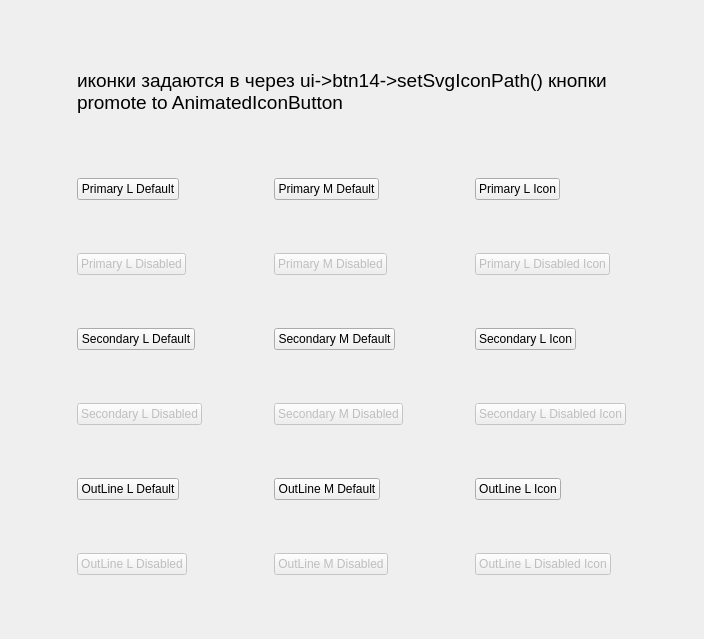
<?xml version="1.0" encoding="UTF-8"?>
<ui version="4.0">
 <class>buttons_example</class>
 <widget class="QWidget" name="buttons_example">
  <property name="geometry">
   <rect>
    <x>0</x>
    <y>0</y>
    <width>704</width>
    <height>639</height>
   </rect>
  </property>
  <property name="sizePolicy">
   <sizepolicy hsizetype="Minimum" vsizetype="Maximum">
    <horstretch>0</horstretch>
    <verstretch>0</verstretch>
   </sizepolicy>
  </property>
  <property name="mouseTracking">
   <bool>false</bool>
  </property>
  <property name="windowTitle">
   <string>Form</string>
  </property>
  <layout class="QGridLayout" name="gridLayout">
   <item row="6" column="0">
    <widget class="QPushButton" name="pushButton_11">
     <property name="enabled">
      <bool>false</bool>
     </property>
     <property name="sizePolicy">
      <sizepolicy hsizetype="Maximum" vsizetype="Maximum">
       <horstretch>0</horstretch>
       <verstretch>0</verstretch>
      </sizepolicy>
     </property>
     <property name="autoFillBackground">
      <bool>true</bool>
     </property>
     <property name="text">
      <string>OutLine L Disabled</string>
     </property>
     <property name="ButtonType" stdset="0">
      <string>Default</string>
     </property>
     <property name="Size" stdset="0">
      <string>L</string>
     </property>
     <property name="Variant" stdset="0">
      <string>outline</string>
     </property>
    </widget>
   </item>
   <item row="4" column="0">
    <widget class="QPushButton" name="pushButton_7">
     <property name="enabled">
      <bool>false</bool>
     </property>
     <property name="sizePolicy">
      <sizepolicy hsizetype="Maximum" vsizetype="Maximum">
       <horstretch>0</horstretch>
       <verstretch>0</verstretch>
      </sizepolicy>
     </property>
     <property name="autoFillBackground">
      <bool>true</bool>
     </property>
     <property name="text">
      <string>Secondary L Disabled</string>
     </property>
     <property name="ButtonType" stdset="0">
      <string>Default</string>
     </property>
     <property name="Size" stdset="0">
      <string>L</string>
     </property>
     <property name="Variant" stdset="0">
      <string>secondary</string>
     </property>
    </widget>
   </item>
   <item row="3" column="0">
    <widget class="QPushButton" name="pushButton_2">
     <property name="sizePolicy">
      <sizepolicy hsizetype="Maximum" vsizetype="Maximum">
       <horstretch>0</horstretch>
       <verstretch>0</verstretch>
      </sizepolicy>
     </property>
     <property name="autoFillBackground">
      <bool>true</bool>
     </property>
     <property name="text">
      <string>Secondary L Default</string>
     </property>
     <property name="ButtonType" stdset="0">
      <string>Default</string>
     </property>
     <property name="Size" stdset="0">
      <string>L</string>
     </property>
     <property name="Variant" stdset="0">
      <string>secondary</string>
     </property>
    </widget>
   </item>
   <item row="2" column="0">
    <widget class="QPushButton" name="pushButton_5">
     <property name="enabled">
      <bool>false</bool>
     </property>
     <property name="sizePolicy">
      <sizepolicy hsizetype="Maximum" vsizetype="Maximum">
       <horstretch>0</horstretch>
       <verstretch>0</verstretch>
      </sizepolicy>
     </property>
     <property name="autoFillBackground">
      <bool>true</bool>
     </property>
     <property name="text">
      <string>Primary L Disabled</string>
     </property>
     <property name="checkable">
      <bool>false</bool>
     </property>
     <property name="Variant" stdset="0">
      <string>primary</string>
     </property>
     <property name="ButtonType" stdset="0">
      <string>Default</string>
     </property>
     <property name="Size" stdset="0">
      <string>L</string>
     </property>
    </widget>
   </item>
   <item row="4" column="1">
    <widget class="QPushButton" name="pushButton_8">
     <property name="enabled">
      <bool>false</bool>
     </property>
     <property name="sizePolicy">
      <sizepolicy hsizetype="Maximum" vsizetype="Maximum">
       <horstretch>0</horstretch>
       <verstretch>0</verstretch>
      </sizepolicy>
     </property>
     <property name="autoFillBackground">
      <bool>true</bool>
     </property>
     <property name="text">
      <string>Secondary M Disabled</string>
     </property>
     <property name="ButtonType" stdset="0">
      <string>Default</string>
     </property>
     <property name="Size" stdset="0">
      <string>M</string>
     </property>
     <property name="Variant" stdset="0">
      <string>secondary</string>
     </property>
    </widget>
   </item>
   <item row="5" column="0">
    <widget class="QPushButton" name="pushButton_12">
     <property name="sizePolicy">
      <sizepolicy hsizetype="Maximum" vsizetype="Maximum">
       <horstretch>0</horstretch>
       <verstretch>0</verstretch>
      </sizepolicy>
     </property>
     <property name="autoFillBackground">
      <bool>true</bool>
     </property>
     <property name="text">
      <string>OutLine L Default</string>
     </property>
     <property name="ButtonType" stdset="0">
      <string>Default</string>
     </property>
     <property name="Size" stdset="0">
      <string>L</string>
     </property>
     <property name="Variant" stdset="0">
      <string>outline</string>
     </property>
    </widget>
   </item>
   <item row="6" column="2">
    <widget class="AnimatedIconButton" name="pushButton_22">
     <property name="enabled">
      <bool>false</bool>
     </property>
     <property name="sizePolicy">
      <sizepolicy hsizetype="Maximum" vsizetype="Maximum">
       <horstretch>0</horstretch>
       <verstretch>0</verstretch>
      </sizepolicy>
     </property>
     <property name="autoFillBackground">
      <bool>true</bool>
     </property>
     <property name="text">
      <string>OutLine L Disabled Icon</string>
     </property>
     <property name="ButtonType" stdset="0">
      <string>Default</string>
     </property>
     <property name="Size" stdset="0">
      <string>L</string>
     </property>
     <property name="Variant" stdset="0">
      <string>outline</string>
     </property>
    </widget>
   </item>
   <item row="5" column="1">
    <widget class="QPushButton" name="pushButton_9">
     <property name="sizePolicy">
      <sizepolicy hsizetype="Maximum" vsizetype="Maximum">
       <horstretch>0</horstretch>
       <verstretch>0</verstretch>
      </sizepolicy>
     </property>
     <property name="autoFillBackground">
      <bool>true</bool>
     </property>
     <property name="text">
      <string>OutLine M Default</string>
     </property>
     <property name="ButtonType" stdset="0">
      <string>Default</string>
     </property>
     <property name="Size" stdset="0">
      <string>M</string>
     </property>
     <property name="Variant" stdset="0">
      <string>outline</string>
     </property>
    </widget>
   </item>
   <item row="4" column="2">
    <widget class="AnimatedIconButton" name="pushButton_19">
     <property name="enabled">
      <bool>false</bool>
     </property>
     <property name="sizePolicy">
      <sizepolicy hsizetype="Maximum" vsizetype="Maximum">
       <horstretch>0</horstretch>
       <verstretch>0</verstretch>
      </sizepolicy>
     </property>
     <property name="autoFillBackground">
      <bool>true</bool>
     </property>
     <property name="text">
      <string>Secondary L Disabled Icon</string>
     </property>
     <property name="ButtonType" stdset="0">
      <string>Default</string>
     </property>
     <property name="Size" stdset="0">
      <string>L</string>
     </property>
     <property name="Variant" stdset="0">
      <string>secondary</string>
     </property>
    </widget>
   </item>
   <item row="3" column="2">
    <widget class="AnimatedIconButton" name="pushButton_15">
     <property name="sizePolicy">
      <sizepolicy hsizetype="Maximum" vsizetype="Maximum">
       <horstretch>0</horstretch>
       <verstretch>0</verstretch>
      </sizepolicy>
     </property>
     <property name="autoFillBackground">
      <bool>true</bool>
     </property>
     <property name="text">
      <string>Secondary L Icon</string>
     </property>
     <property name="ButtonType" stdset="0">
      <string>Default</string>
     </property>
     <property name="Size" stdset="0">
      <string>L</string>
     </property>
     <property name="Variant" stdset="0">
      <string>secondary</string>
     </property>
    </widget>
   </item>
   <item row="2" column="1">
    <widget class="QPushButton" name="pushButton_6">
     <property name="enabled">
      <bool>false</bool>
     </property>
     <property name="sizePolicy">
      <sizepolicy hsizetype="Maximum" vsizetype="Maximum">
       <horstretch>0</horstretch>
       <verstretch>0</verstretch>
      </sizepolicy>
     </property>
     <property name="autoFillBackground">
      <bool>true</bool>
     </property>
     <property name="text">
      <string>Primary M Disabled</string>
     </property>
     <property name="Variant" stdset="0">
      <string>primary</string>
     </property>
     <property name="ButtonType" stdset="0">
      <string>Default</string>
     </property>
     <property name="Size" stdset="0">
      <string>M</string>
     </property>
    </widget>
   </item>
   <item row="0" column="0" colspan="3">
    <widget class="QLabel" name="label">
     <property name="sizePolicy">
      <sizepolicy hsizetype="Preferred" vsizetype="Maximum">
       <horstretch>0</horstretch>
       <verstretch>0</verstretch>
      </sizepolicy>
     </property>
     <property name="font">
      <font>
       <pointsize>14</pointsize>
      </font>
     </property>
     <property name="text">
      <string>иконки задаются в через ui-&gt;btn14-&gt;setSvgIconPath() кнопки promote to AnimatedIconButton</string>
     </property>
     <property name="wordWrap">
      <bool>true</bool>
     </property>
    </widget>
   </item>
   <item row="5" column="2">
    <widget class="AnimatedIconButton" name="pushButton_18">
     <property name="sizePolicy">
      <sizepolicy hsizetype="Maximum" vsizetype="Maximum">
       <horstretch>0</horstretch>
       <verstretch>0</verstretch>
      </sizepolicy>
     </property>
     <property name="mouseTracking">
      <bool>true</bool>
     </property>
     <property name="autoFillBackground">
      <bool>true</bool>
     </property>
     <property name="text">
      <string>OutLine L Icon</string>
     </property>
     <property name="ButtonType" stdset="0">
      <string>Default</string>
     </property>
     <property name="Size" stdset="0">
      <string>L</string>
     </property>
     <property name="Variant" stdset="0">
      <string>outline</string>
     </property>
    </widget>
   </item>
   <item row="2" column="2">
    <widget class="AnimatedIconButton" name="pushButton_23">
     <property name="enabled">
      <bool>false</bool>
     </property>
     <property name="sizePolicy">
      <sizepolicy hsizetype="Maximum" vsizetype="Maximum">
       <horstretch>0</horstretch>
       <verstretch>0</verstretch>
      </sizepolicy>
     </property>
     <property name="autoFillBackground">
      <bool>true</bool>
     </property>
     <property name="text">
      <string>Primary L Disabled Icon</string>
     </property>
     <property name="checkable">
      <bool>false</bool>
     </property>
     <property name="Variant" stdset="0">
      <string>primary</string>
     </property>
     <property name="ButtonType" stdset="0">
      <string>Default</string>
     </property>
     <property name="Size" stdset="0">
      <string>L</string>
     </property>
    </widget>
   </item>
   <item row="3" column="1">
    <widget class="QPushButton" name="pushButton_4">
     <property name="sizePolicy">
      <sizepolicy hsizetype="Maximum" vsizetype="Maximum">
       <horstretch>0</horstretch>
       <verstretch>0</verstretch>
      </sizepolicy>
     </property>
     <property name="autoFillBackground">
      <bool>true</bool>
     </property>
     <property name="text">
      <string>Secondary M Default</string>
     </property>
     <property name="ButtonType" stdset="0">
      <string>Default</string>
     </property>
     <property name="Size" stdset="0">
      <string>M</string>
     </property>
     <property name="Variant" stdset="0">
      <string>secondary</string>
     </property>
    </widget>
   </item>
   <item row="6" column="1">
    <widget class="QPushButton" name="pushButton_10">
     <property name="enabled">
      <bool>false</bool>
     </property>
     <property name="sizePolicy">
      <sizepolicy hsizetype="Maximum" vsizetype="Maximum">
       <horstretch>0</horstretch>
       <verstretch>0</verstretch>
      </sizepolicy>
     </property>
     <property name="autoFillBackground">
      <bool>true</bool>
     </property>
     <property name="text">
      <string>OutLine M Disabled</string>
     </property>
     <property name="ButtonType" stdset="0">
      <string>Default</string>
     </property>
     <property name="Size" stdset="0">
      <string>M</string>
     </property>
     <property name="Variant" stdset="0">
      <string>outline</string>
     </property>
    </widget>
   </item>
   <item row="1" column="2">
    <widget class="AnimatedIconButton" name="pushButton_14">
     <property name="sizePolicy">
      <sizepolicy hsizetype="Maximum" vsizetype="Maximum">
       <horstretch>0</horstretch>
       <verstretch>0</verstretch>
      </sizepolicy>
     </property>
     <property name="mouseTracking">
      <bool>false</bool>
     </property>
     <property name="autoFillBackground">
      <bool>true</bool>
     </property>
     <property name="text">
      <string>Primary L Icon</string>
     </property>
     <property name="iconSize">
      <size>
       <width>24</width>
       <height>24</height>
      </size>
     </property>
     <property name="Variant" stdset="0">
      <string>primary</string>
     </property>
     <property name="ButtonType" stdset="0">
      <string>Default</string>
     </property>
     <property name="Size" stdset="0">
      <string>L</string>
     </property>
     <property name="hoverColor" stdset="0">
      <color>
       <red>0</red>
       <green>0</green>
       <blue>0</blue>
      </color>
     </property>
     <property name="defaultColor" stdset="0">
      <color>
       <red>0</red>
       <green>0</green>
       <blue>0</blue>
      </color>
     </property>
     <property name="pressedColor" stdset="0">
      <color>
       <red>0</red>
       <green>0</green>
       <blue>0</blue>
      </color>
     </property>
    </widget>
   </item>
   <item row="1" column="1">
    <widget class="QPushButton" name="pushButton_3">
     <property name="sizePolicy">
      <sizepolicy hsizetype="Maximum" vsizetype="Maximum">
       <horstretch>0</horstretch>
       <verstretch>0</verstretch>
      </sizepolicy>
     </property>
     <property name="autoFillBackground">
      <bool>true</bool>
     </property>
     <property name="text">
      <string>Primary M Default</string>
     </property>
     <property name="Variant" stdset="0">
      <string>primary</string>
     </property>
     <property name="ButtonType" stdset="0">
      <string>Default</string>
     </property>
     <property name="Size" stdset="0">
      <string>M</string>
     </property>
    </widget>
   </item>
   <item row="1" column="0">
    <widget class="QPushButton" name="pushButton">
     <property name="sizePolicy">
      <sizepolicy hsizetype="Maximum" vsizetype="Maximum">
       <horstretch>0</horstretch>
       <verstretch>0</verstretch>
      </sizepolicy>
     </property>
     <property name="autoFillBackground">
      <bool>true</bool>
     </property>
     <property name="text">
      <string>Primary L Default</string>
     </property>
     <property name="Variant" stdset="0">
      <string>primary</string>
     </property>
     <property name="ButtonType" stdset="0">
      <string>Default</string>
     </property>
     <property name="Size" stdset="0">
      <string>L</string>
     </property>
    </widget>
   </item>
  </layout>
 </widget>
 <customwidgets>
  <customwidget>
   <class>AnimatedIconButton</class>
   <extends>QPushButton</extends>
   <header>animatediconbuttons.h</header>
  </customwidget>
 </customwidgets>
 <resources/>
 <connections/>
</ui>
